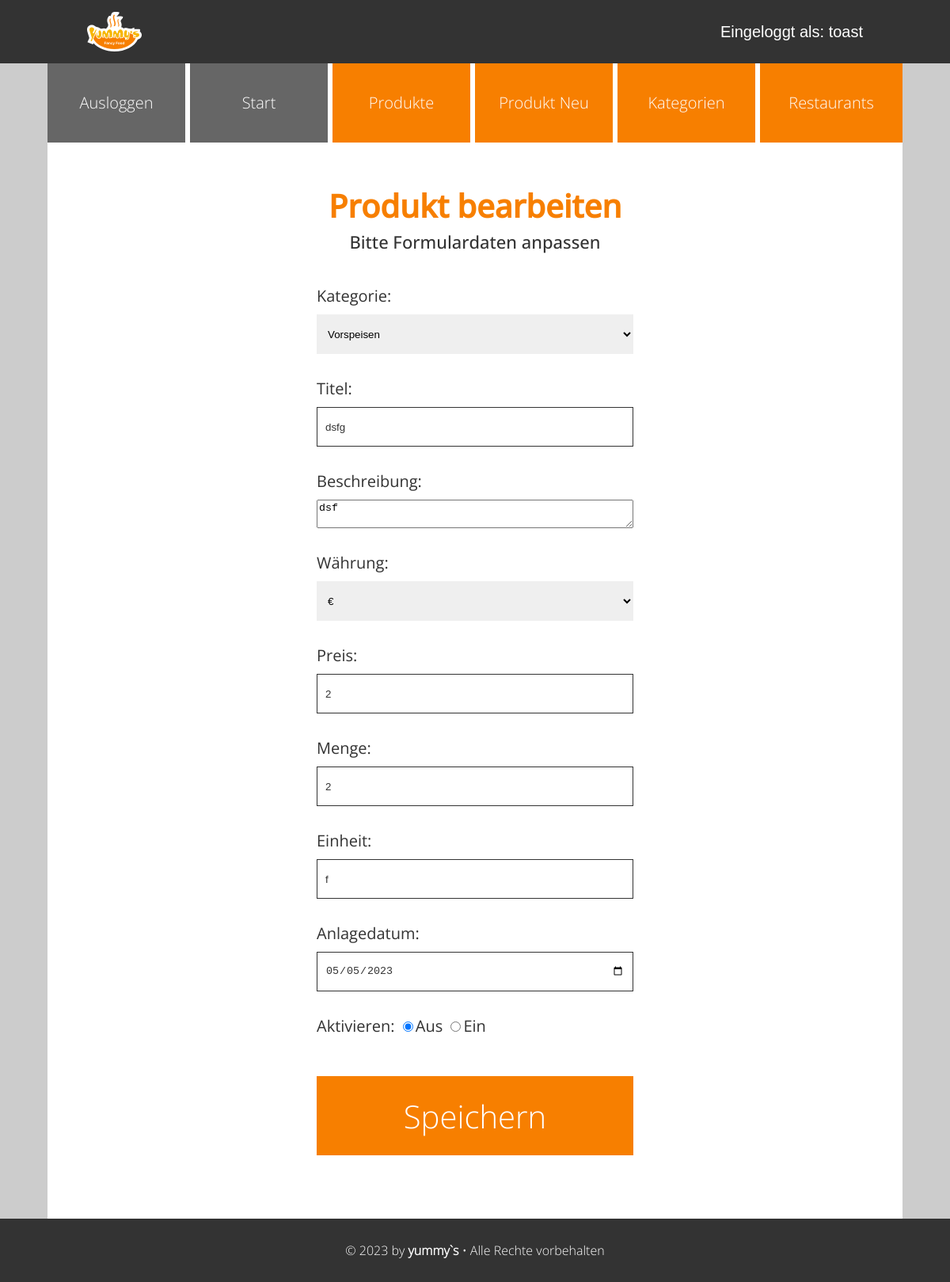
Before: /admin/produkt_bearbeiten.php?id=7 (signed in) with the older database file.
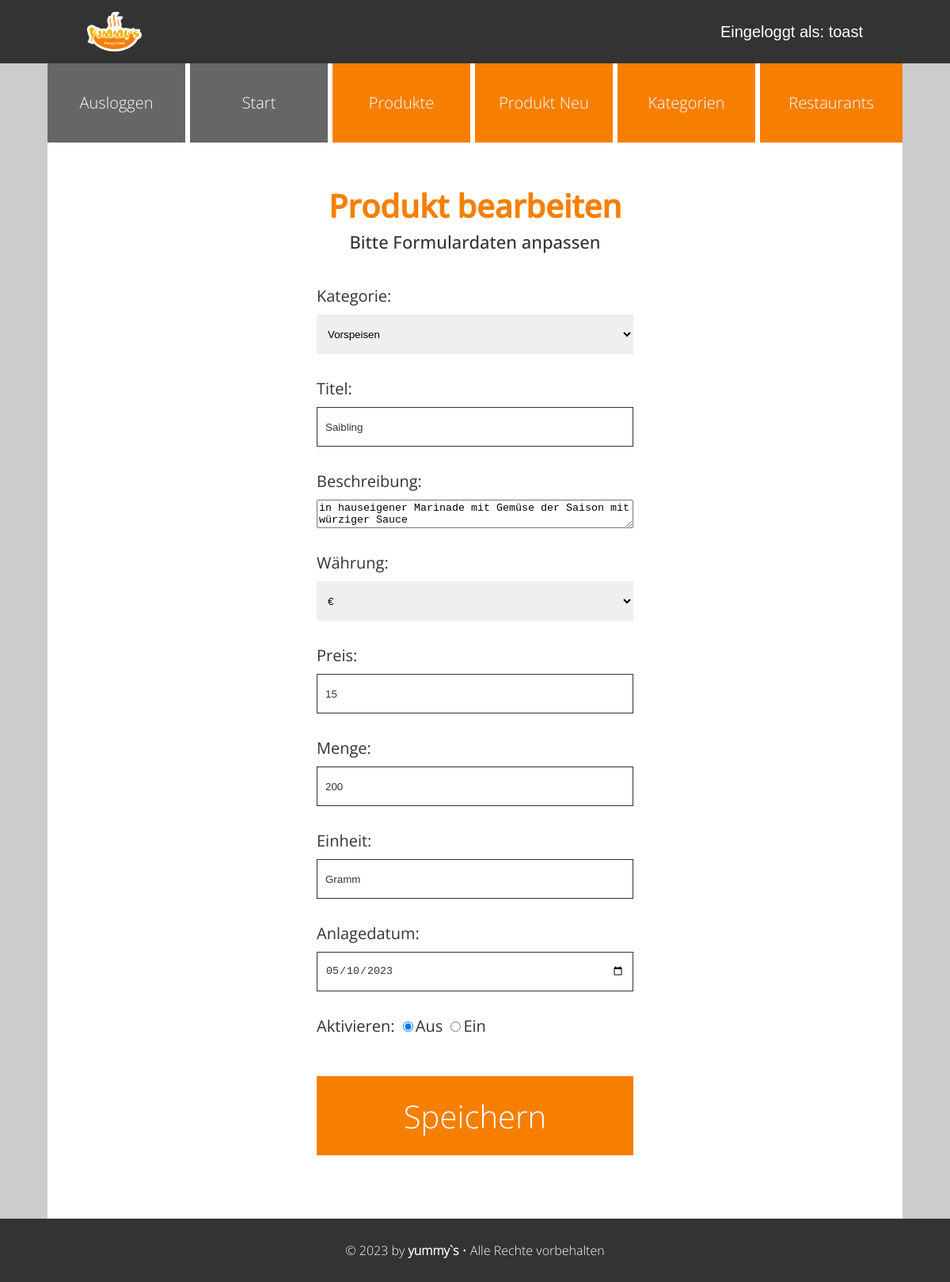
After: the same page with the newer database file.
### tables this page shows
CREATE TABLE `produkte` (
  `id` int(10) UNSIGNED NOT NULL,
  `titel` varchar(200) NOT NULL,
  `beschreibung` text NOT NULL,
  `waehrung` varchar(10) NOT NULL,
  `preis` float UNSIGNED NOT NULL,
  `menge` float UNSIGNED NOT NULL,
  `einheit` varchar(50) NOT NULL,
  `anlagedatum` date NOT NULL,
  `aenderungsdatum` date DEFAULT NULL,
  `aktiv` tinyint(1) DEFAULT 0,
  `kategorie_id` int(10) UNSIGNED NOT NULL,
  `restaurant_id` int(10) UNSIGNED DEFAULT NULL,
  `benutzer_id` int(10) UNSIGNED DEFAULT NULL
);

CREATE TABLE `kategorien` (
  `id` int(10) UNSIGNED NOT NULL,
  `bezeichnung` varchar(200) NOT NULL
);

### admin/setup.php (called while the page is built, shortened)
<?php
spl_autoload_register(
    function (string $klasse) {
        $prefix = "WIFI\\JUMMY\\";
        $basis = __DIR__ . "/Klassen/";
        $laenge = strlen($prefix);
        $relativ = substr($klasse, $laenge);
        $datei = $basis . str_replace("\\", "/", $relativ) . ".php";
    }
);

### admin/Klassen/Mysql.php (called while the page is built, shortened)
<?php
class Mysql
{
    private static ?Mysql $instanz = null;
    public static function getInstanz(): Mysql
    {
        if (!self::$instanz) {
            self::$instanz = new Mysql();
        }
        return self::$instanz;
    }
    private \mysqli $db;
    private function verbinden(): void
    {
        $this->db = new \mysqli(MYSQL_HOST, MYSQL_USER, MYSQL_PASSWORT, MYSQL_DATENBANK);
        $this->db->set_charset("utf8");
    }
    public function escape(string $wert): string
    {
        return $this->db->real_escape_string($wert);
    }
    public function query(string $sqlBefehl): \mysqli_result|bool
    {
        $result = $this->db->query($sqlBefehl);
        return $result;
    }
}

### admin/Klassen/Speisen/DbRow/DbRowAbstract.php (called while the page is built, shortened)
<?php
abstract class DbRowAbstract
{
    protected string $tabelle;
    private array $daten = array();
    public function __construct(int|array $idOderDaten)
    {
        if (is_int($idOderDaten)) {
            $db = Mysql::getInstanz();
            $sqlId = $db->escape($idOderDaten);
            $result = $db->query("SELECT * FROM {$this->tabelle} WHERE id = '{$sqlId}'");
            $this->daten = $result->fetch_assoc();
        } else {
            $this->daten = $idOderDaten;
        }
    }
    public function __get(string $eigenschaft): mixed
    {
        return $this->daten[$eigenschaft];
    }
}

### admin/Klassen/Speisen/Kategorien.php (called while the page is built, shortened)
<?php
class Kategorien
{
    public function alleKategorien(): array
    {
        $db = Mysql::getInstanz();
        $kategorienGesamt = array();
        $result = $db->query("SELECT * FROM kategorien");
        while ($row = $result->fetch_assoc()) {
            $kategorienGesamt[] = new Kategorie($row);
        }
        return $kategorienGesamt;
    }
}

### admin/produkt_bearbeiten.php (the view, shortened to what the changed rows need)
<?php
include "setup.php";
$erfolg = false;
include "kopf.php";
?>
<div id="admin-toptext">
    <h2 id="admin-headline">Produkt bearbeiten</h2>
</div>
<?php
if ($erfolg) {
    echo "<p><strong>Produkt wurde bearbeitet.</strong><br>";
} else {
    if (!empty($_GET["id"])) {
        $produkt = new Produkt($_GET["id"]);
    }
?>
    <div class="admin-form">
        <form action="produkt_bearbeiten.php<?php
                                            if (!empty($produkt)) {
                                                echo "?id=" . $produkt->id;
                                            }
                                            ?>" method="post">
            <div class="form-item">
                <label for="kategorie_id">Kategorie: </label>
                <select class="select-item" name="kategorie_id" id="kategorie_id">
                    <?php
                    $kategorien = new Kategorien();
                    $alleKategorien = $kategorien->alleKategorien();
                    foreach ($alleKategorien as $kategorie) {
                        echo "<option value='{$kategorie->id}'";
                        if (!empty($_POST["kategorie_id"]) && $_POST["kategorie_id"] == $kategorie->id) {
                            echo " selected";
                        } else if (!empty($produkt) && $produkt->kategorie_id == $kategorie->id) {
                            echo " selected";
                        }
                        echo ">{$kategorie->bezeichnung}</option>";
                    }
                    ?>
                </select>
            </div>
            <div class="form-item">
                <label for="titel">Titel:</label>
                <input type="text" name="titel" id="titel" value="<?php if (!empty($_POST["titel"])) {
                                                                        echo htmlspecialchars($_POST["titel"]);
                                                                    } else if (!empty($produkt)) {
                                                                        echo htmlspecialchars($produkt->titel);
                                                                    } ?>">
            </div>
            <div class="form-item">
                <label for="beschreibung">Beschreibung:</label>
                <textarea name="beschreibung" id="beschreibung"><?php if (!empty($_POST["beschreibung"])) {
                                                                    echo htmlspecialchars($_POST["beschreibung"]);
                                                                } else if (!empty($produkt)) {
                                                                    echo htmlspecialchars($produkt->beschreibung);
                                                                } ?></textarea>
            </div>
            <div class="form-item">
                <label for="waehrung">Währung: </label>
                <select class="select-item" name="waehrung" id="waehrung">
                    <option value="€">€</option>
                </select>
            </div>
            <div class="form-item">
                <label for="preis">Preis:</label>
                <input type="number" step="0.01" name="preis" id="preis" value="<?php
                                                                                if (!empty($_POST["preis"])) {
                                                                                    echo htmlspecialchars($_POST["preis"]);
                                                                                } else if (!empty($produkt)) {
                                                                                    echo htmlspecialchars($produkt->preis);
                                                                                } ?>">
            </div>
            <div class="form-item">
                <label for="menge">Menge:</label>
                <input type="number" step="0.01" name="menge" id="menge" value="<?php
                                                                                if (!empty($_POST["menge"])) {
                                                                                    echo htmlspecialchars($_POST["menge"]);
                                                                                } else if (!empty($produkt)) {
                                                                                    echo htmlspecialchars($produkt->menge);
                                                                                } ?>">
            </div>
            <div class="form-item">
                <label for="einheit">Einheit:</label>
                <input type="text" name="einheit" id="einheit" value="<?php
                                                                        if (!empty($_POST["einheit"])) {
                                                                            echo htmlspecialchars($_POST["einheit"]);
                                                                        } else if (!empty($produkt)) {
                                                                            echo htmlspecialchars($produkt->einheit);
                                                                        } ?>">
            </div>
            <div class="form-item">
                <label for="anlagedatum">Anlagedatum:</label>
                <input type="date" name="anlagedatum" id="anlagedatum" value="<?php
                                                                                if (!empty($_POST["anlagedatum"])) {
                                                                                    echo htmlspecialchars($_POST["anlagedatum"]);
                                                                                } else if (!empty($produkt)) {
                                                                                    echo htmlspecialchars($produkt->anlagedatum);
                                                                                } ?>">
            </div>
            <div class="radio-aktiv">
                <label for="aktiv">Aktivieren:</label>
                <input type="radio" name="aktiv" checked="checked" value="<?php echo 0 ?>">Aus
                <input type="radio" name="aktiv" value="<?php echo 1 ?>">Ein
            </div>
            <div>
                <button class="button-admin" type="submit">Speichern</button>
            </div>
        </form>
    </div>
<?php
}
include "fuss.php";

Changed rows visible on the page:
changed produkte "Vorspeisen": titel "dsfg" → "Saibling"; beschreibung "dsf" → "in hauseigener Marinade mit Gemüse der Saison mit würziger Sauce"; preis "2" → "15"; menge "2" → "200"; einheit "f" → "Gramm"; anlagedatum "05/05/2023" → "05/10/2023"
